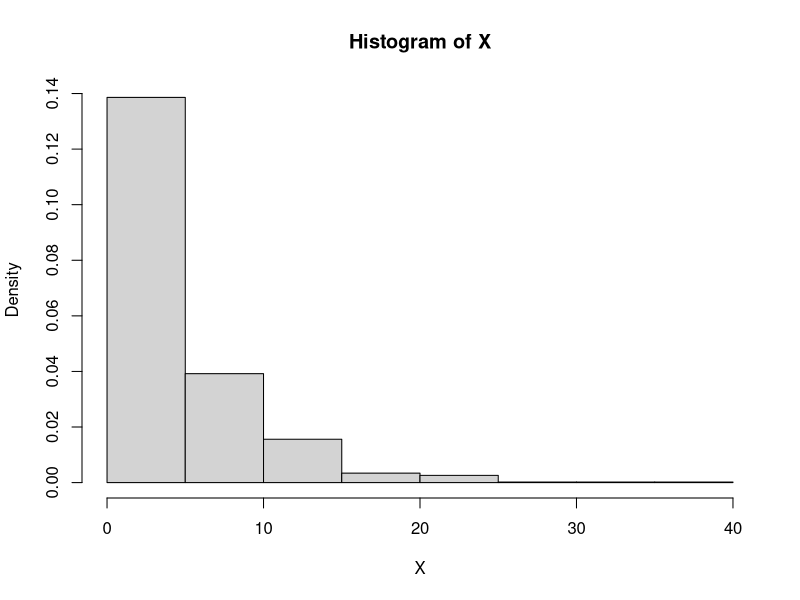

This figure's R source:
#FA6
p <- 0.2
q <- 1 - p
# Generating random numbers from Uniform distribution
n <- 1000
n
U <- runif(n)
# Generating numbers from Geometric distribution 
X <- ceiling(log(U)/log(q))
mean_x <- mean(X)
format(round(mean_x, 2), nsmall = 2)
var_x <- var(X)
format(round(var_x, 2), nsmall = 2)
sd_x <- sd(X)
format(round(sd_x, 2), nsmall = 2)
hist(X,freq = FALSE)
